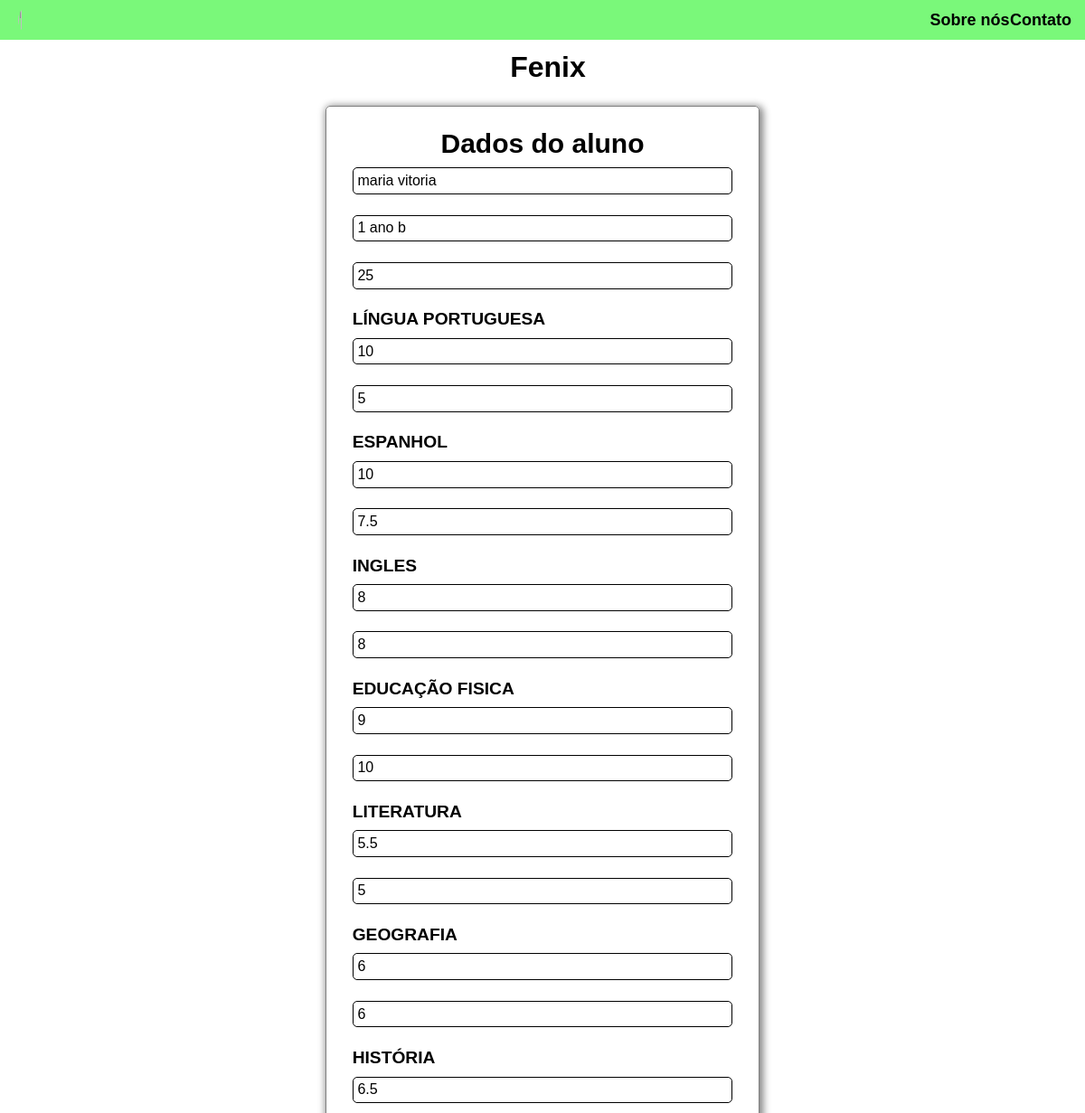
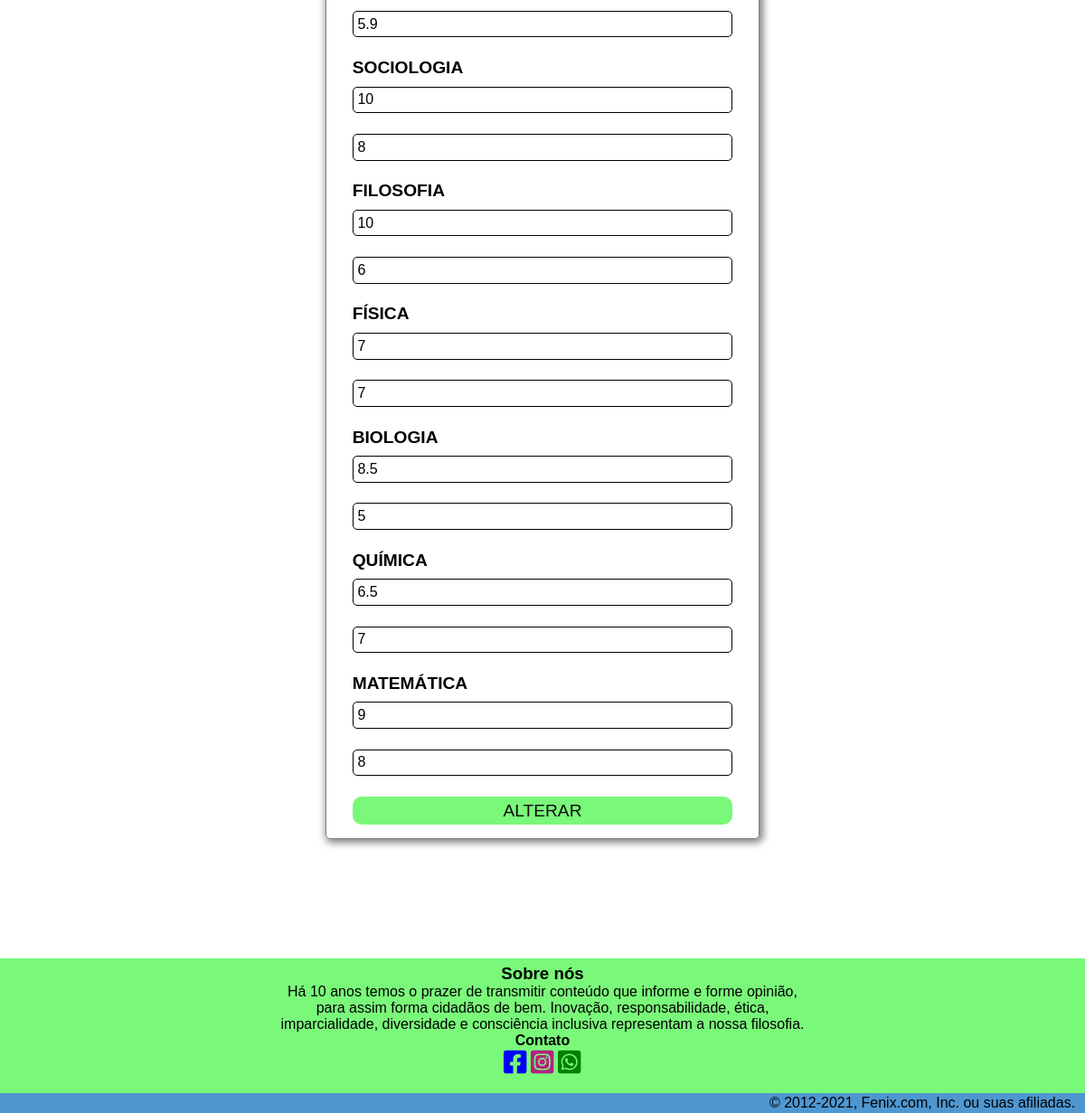
The page /edicao.php?id=2 on the database its author committed (2 pictures, top to bottom).
### tables this page shows
CREATE TABLE IF NOT EXISTS `dados` (
  `id` int(11) NOT NULL AUTO_INCREMENT,
  `nome` varchar(150) NOT NULL,
  `turma` varchar(50) NOT NULL,
  `numero` varchar(50) NOT NULL,
  `portugues1` varchar(50) NOT NULL,
  `portugues2` varchar(50) NOT NULL,
  `media1` varchar(50) NOT NULL,
  `espanhol1` varchar(50) NOT NULL,
  `espanhol2` varchar(50) NOT NULL,
  `media2` varchar(50) NOT NULL,
  `ingles1` varchar(50) NOT NULL,
  `ingles2` varchar(50) NOT NULL,
  `media3` varchar(50) NOT NULL,
  `edfisica1` varchar(50) NOT NULL,
  `edfisica2` varchar(50) NOT NULL,
  `media4` varchar(50) NOT NULL,
  `literatura1` varchar(50) NOT NULL,
  `literatura2` varchar(50) NOT NULL,
  `media5` varchar(50) NOT NULL,
  `geografia1` varchar(50) NOT NULL,
  `geografia2` varchar(50) NOT NULL,
  `media6` varchar(50) NOT NULL,
  `historia1` varchar(50) NOT NULL,
  `historia2` varchar(50) NOT NULL,
  `media7` varchar(50) NOT NULL,
  `sociologia1` varchar(50) NOT NULL,
  `sociologia2` varchar(50) NOT NULL,
  `media8` varchar(50) NOT NULL,
  `filosofia1` varchar(50) NOT NULL,
  `filosofia2` varchar(50) NOT NULL,
  `media9` varchar(50) NOT NULL,
  `fisica1` varchar(50) NOT NULL,
  `fisica2` varchar(50) NOT NULL,
  `media10` varchar(50) NOT NULL,
  `biologia1` varchar(50) NOT NULL,
  `biologia2` varchar(50) NOT NULL,
  `media11` varchar(50) NOT NULL,
  `quimica1` varchar(50) NOT NULL,
  `quimica2` varchar(50) NOT NULL,
  `media12` varchar(50) NOT NULL,
  `matematica1` varchar(50) NOT NULL,
  `matematica2` varchar(50) NOT NULL,
  `media13` varchar(50) NOT NULL,
  PRIMARY KEY (`id`)
);

### edicao.php (the view, shortened to what this page needs)
<?php
    include("conexao.php");
    if(!isset($_GET["id"])){
        header("Location: form.php");
        exit;
    }else{
        $id = filter_input(INPUT_GET,"id",FILTER_DEFAULT);
        $selecionar = "SELECT * FROM dados WHERE id=:id";
        try{
            $resultado = $conect -> prepare($selecionar);
            $resultado -> bindParam(":id",$id,PDO::PARAM_INT);
            $resultado -> execute();
            $contar = $resultado -> rowCount();
            if($contar > 0){
                while($mostrar = $resultado -> FETCH(PDO::FETCH_OBJ)){
                    $nomeRetorno = $mostrar -> nome;
                    $turmaRetorno = $mostrar -> turma;
                    $numeroRetorno = $mostrar -> numero;
                    $portugues1Retorno = $mostrar -> portugues1;
                    $portugues2Retorno = $mostrar -> portugues2;
                    $espanhol1Retorno = $mostrar -> espanhol1;
                    $espanhol2Retorno = $mostrar -> espanhol2;
                    $ingles1Retorno = $mostrar -> ingles1;
                    $ingles2Retorno = $mostrar -> ingles2;
                    $edfisica1Retorno = $mostrar -> edfisica1;
                    $edfisica2Retorno = $mostrar -> edfisica2;
                    $literatura1Retorno = $mostrar -> literatura1;
                    $literatura2Retorno = $mostrar -> literatura2;
                    $geografia1Retorno = $mostrar -> geografia1;
                    $geografia2Retorno = $mostrar -> geografia2;
                    $historia1Retorno = $mostrar -> historia1;
                    $historia2Retorno = $mostrar -> historia2;
                    $sociologia1Retorno = $mostrar -> sociologia1;
                    $sociologia2Retorno = $mostrar -> sociologia2;
                    $filosofia1Retorno = $mostrar -> filosofia1;
                    $filosofia2Retorno = $mostrar -> filosofia2;
                    $fisica1Retorno = $mostrar -> fisica1;
                    $fisica2Retorno = $mostrar -> fisica2;
                    $biologia1Retorno = $mostrar -> biologia1;
                    $biologia2Retorno = $mostrar -> biologia2;
                    $quimica1Retorno = $mostrar -> quimica1;
                    $quimica2Retorno = $mostrar -> quimica2;
                    $matematica1Retorno = $mostrar -> matematica1;
                    $matematica2Retorno = $mostrar -> matematica2;
                }
            }else{
                exit;
            }
        }catch(PDOException $erro){
            echo "ERRO AO EDITAR: ". $erro -> getMessage();
        }
    }
?>
<!DOCTYPE html>
<html lang="pt-br">
<head>
    <link rel="stylesheet" href="CSS/edicao.css">
</head>
<body>
<header class="menu">
        <div class="div2">
            <ul class="ul1">
                <img class="img" src="img/logo.png">
                <a class="a1" href="#sobre"><h2>Sobre nós</h2></a>
                <a class="a2" href="#contato"><h2>Contato</h2></a>
            </ul>
        </div>
    </header>
    <h1 class="h1menu">Fenix</h1>
    <form class="formmenu" method="post">
        <h3 class="hmenu">Dados do aluno</h3>
        <input class="inputmenu" type="text" placeholder ="Digite seu nome" name ="nome" required =""
        value="<?php echo $nomeRetorno;?>"><br>
        <input class="inputmenu" type="text" placeholder = "Digite sua turma" name ="turma" required =""
        value="<?php echo $turmaRetorno;?>"><br>
        <input class="inputmenu" type="text" placeholder = "Digite seu numero da chamada" name ="numero"
        required ="" value="<?php echo $numeroRetorno;?>"><br>
        <h3 class="h3menu">LÍNGUA PORTUGUESA</h3>
        <input class="inputmenu" type="text" placeholder = "Digite sua nota parcial" name ="portugues1"
        required ="" value="<?php echo $portugues1Retorno;?>"><br>
        <input class="inputmenu" type="text" placeholder = "Digite sua nota global" name ="portugues2"
        required ="" value="<?php echo $portugues2Retorno;?>"><br>
        <h3 class="h3menu">ESPANHOL</h3>
        <input class="inputmenu" type="text" placeholder = "Digite sua nota parcial" name ="espanhol1"
        required ="" value="<?php echo $espanhol1Retorno;?>"><br>
        <input class="inputmenu" type="text" placeholder = "Digite sua nota global" name ="espanhol2"
        required ="" value="<?php echo $espanhol2Retorno;?>"><br>
        <h3 class="h3menu">INGLES</h3>
        <input class="inputmenu" type="text" placeholder = "Digite sua nota parcial" name ="ingles1"
        required ="" value="<?php echo $ingles1Retorno;?>"><br>
        <input class="inputmenu" type="text" placeholder = "Digite sua nota global" name ="ingles2"
        required ="" value="<?php echo $ingles2Retorno;?>"><br>
        <h3 class="h3menu">EDUCAÇÃO FISICA</h3>
        <input class="inputmenu" type="text" placeholder = "Digite sua nota parcial" name ="edfisica1"
        required ="" value="<?php echo $edfisica1Retorno;?>"><br>
        <input class="inputmenu" type="text" placeholder = "Digite sua nota global" name ="edfisica2"
        required ="" value="<?php echo $edfisica2Retorno;?>"><br>
        <h3 class="h3menu">LITERATURA</h3>
        <input class="inputmenu" type="text" placeholder = "Digite sua nota parcial" name ="literatura1"
        required ="" value="<?php echo $literatura1Retorno;?>"><br>
        <input class="inputmenu" type="text" placeholder = "Digite sua nota global" name ="literatura2"
        required ="" value="<?php echo $literatura2Retorno;?>"><br>
        <h3 class="h3menu">GEOGRAFIA</h3>
        <input class="inputmenu" type="text" placeholder = "Digite sua nota parcial" name ="geografia1"
        required ="" value="<?php echo $geografia1Retorno;?>"><br>
        <input class="inputmenu" type="text" placeholder = "Digite sua nota global" name ="geografia2"
        required ="" value="<?php echo $geografia2Retorno;?>"><br>
        <h3 class="h3menu">HISTÓRIA</h3>
        <input class="inputmenu" type="text" placeholder = "Digite sua nota parcial" name ="historia1"
        required ="" value="<?php echo $historia1Retorno;?>"><br>
        <input class="inputmenu" type="text" placeholder = "Digite sua nota global" name ="historia2"
        required ="" value="<?php echo $historia2Retorno;?>"><br>
        <h3 class="h3menu">SOCIOLOGIA</h3>
        <input class="inputmenu" type="text" placeholder = "Digite sua nota parcial" name ="sociologia1"
        required ="" value="<?php echo $sociologia1Retorno;?>"><br>
        <input class="inputmenu" type="text" placeholder = "Digite sua nota global" name ="sociologia2"
        required ="" value="<?php echo $sociologia2Retorno;?>"><br>
        <h3 class="h3menu">FILOSOFIA</h3>
        <input class="inputmenu" type="text" placeholder = "Digite sua nota parcial" name ="filosofia1"
        required ="" value="<?php echo $filosofia1Retorno;?>"><br>
        <input class="inputmenu" type="text" placeholder = "Digite sua nota global" name ="filosofia2"
        required ="" value="<?php echo $filosofia2Retorno;?>"><br>
        <h3 class="h3menu">FÍSICA</h3>
        <input class="inputmenu" type="text" placeholder = "Digite sua nota parcial" name ="fisica1"
        required ="" value="<?php echo $fisica1Retorno;?>"><br>
        <input class="inputmenu" type="text" placeholder = "Digite sua nota global" name ="fisica2"
        required ="" value="<?php echo $fisica2Retorno;?>"><br>
        <h3 class="h3menu">BIOLOGIA</h3>
        <input class="inputmenu" type="text" placeholder = "Digite sua nota parcial" name ="biologia1"
        required ="" value="<?php echo $biologia1Retorno;?>"><br>
        <input class="inputmenu" type="text" placeholder = "Digite sua nota global" name ="biologia2"
        required ="" value="<?php echo $biologia2Retorno;?>"><br>
        <h3 class="h3menu">QUÍMICA</h3>
        <input class="inputmenu" type="text" placeholder="Digite sua nota parcial" name="quimica1"
         required="" value="<?php echo $quimica1Retorno;?>"><br>
        <input class="inputmenu" type="text" placeholder="Digite sua nota global" name="quimica2"
          required="" value="<?php echo $quimica2Retorno;?>"><br>
        <h3 class="h3menu">MATEMÁTICA</h3>
        <input class="inputmenu" type="text" placeholder = "Digite sua nota parcial" name ="matematica1"
        required ="" value="<?php echo $matematica1Retorno;?>"><br>
        <input class="inputmenu" type="text" placeholder = "Digite sua nota global" name ="matematica2"
        required ="" value="<?php echo $matematica2Retorno;?>"><br>
        <button class="botaomenu" type="submit" name="btn-update">ALTERAR </button>
    </form>
    <footer class="rodape">
        <h3 id="sobre" class="h3">Sobre nós</h3>
        <p class="p1">Há 10 anos temos o prazer de transmitir conteúdo que informe e forme opinião,
         para assim forma cidadãos de bem. Inovação, responsabilidade, ética, imparcialidade, diversidade
          e consciência inclusiva representam a nossa filosofia.</p>
        <div class="icone">
            <h4 id="contato" class="h4">Contato</h4>
            <a href="#" target="blank"><i class="fab fa-facebook-square f"></i></a>
            <a href="#" target="blank"><i class="fab fa-instagram-square i"></i></a>
            <a href="#" target="blank"><i class="fab fa-whatsapp-square w"></i></a>
        </div>
            <div class="direitos">
                <p class="p2">© 2012-2021, Fenix.com, Inc. ou suas afiliadas.</p>
            </div>
    </footer>
</body>
</html>

### CSS/edicao.css (style rules this page uses)
* { margin: 0%; padding: 0%; box-sizing: border-box; font-family: arial; outline: 0; }
.menu { background: rgb(122, 248, 122); }
.ul1 { display: flex; flex-direction: row; justify-content: space-between; }
.img { height: 40px; width: 4%; border-radius: 50%; margin-top: 2px; margin-bottom: 2px; margin-left: 20px; }
.a1 { text-decoration: none; margin-right: -105px; font-size: 12px; margin-top: 12px; color: #000; font-family: sans-serif; margin-left: 750px; }
.a2 { text-decoration: none; margin-right: 15px; margin-left: -105px; font-size: 12px; margin-top: 12px; color: #000; font-family: sans-serif; }
.formmenu { display: flex; flex-direction:column ; margin-top: 2%; margin-right: 30%; margin-left: 30%; border: 1px solid #808080; border-radius: 5px; box-shadow: 2px 2px 8px 2px #808080; }
.inputmenu { margin-right: 6%; margin-left: 6%; margin-top: 1%; padding: 1%; font-size: 100%; border-radius: 10px; border: 1px solid black; border-radius: 5px ; }
.hmenu { margin-bottom:1% ; margin-top: 5%; text-align: center; font-size: 30px; }
.h1menu { margin-left: 1%; margin-top: 1%; margin-bottom: 1%; font-size: 200%; text-align: center; }
.h3menu { margin-left: 6%; margin-top: 1%; margin-bottom: 1%; font-size: 120%; }
.botaomenu { margin-right: 6%; margin-left: 6%; margin-top: 1%; margin-bottom: 3%; background: rgb(122, 248, 122); color: rgb(12, 12, 12); font-size: 120%; padding: 1%; border: none; border-radius: 10px; cursor: pointer; transition: background-color 1s; }
.rodape { background: rgb(122, 248, 122); text-align: center; margin-bottom: -16px; }
.direitos { padding-top: 2px; padding-bottom: 2px; background: #4e97d1; }
.p2 { margin-left: 70%; font-family: sans-serif; }
.f { color: blue; font-size: 29px; height:29px; border: none; }
.i { color:rgb(179, 33, 130); font-size: 29px; border: none; }
.w { color:green ; font-size: 29px; border: none; }
.h3 { margin-top: 11%; padding-top: 6px; }
.p1 { margin-left: 25%; margin-right: 25%; font-family: sans-serif; }
.icone { padding-bottom: 20px; }

### rows shown on the page
dados: nome "maria vitoria", turma "1 ano b", numero "25", portugues1 "10", portugues2 "5", espanhol1 "10", espanhol2 "7.5", ingles1 "8", ingles2 "8", edfisica1 "9", edfisica2 "10", literatura1 "5.5", literatura2 "5", geografia1 "6", geografia2 "6", historia1 "6.5", historia2 "5.9", sociologia1 "10", sociologia2 "8", filosofia1 "10", filosofia2 "6", fisica1 "7", fisica2 "7", biologia1 "8.5", biologia2 "5", quimica1 "6.5", quimica2 "7", matematica1 "9", matematica2 "8"
